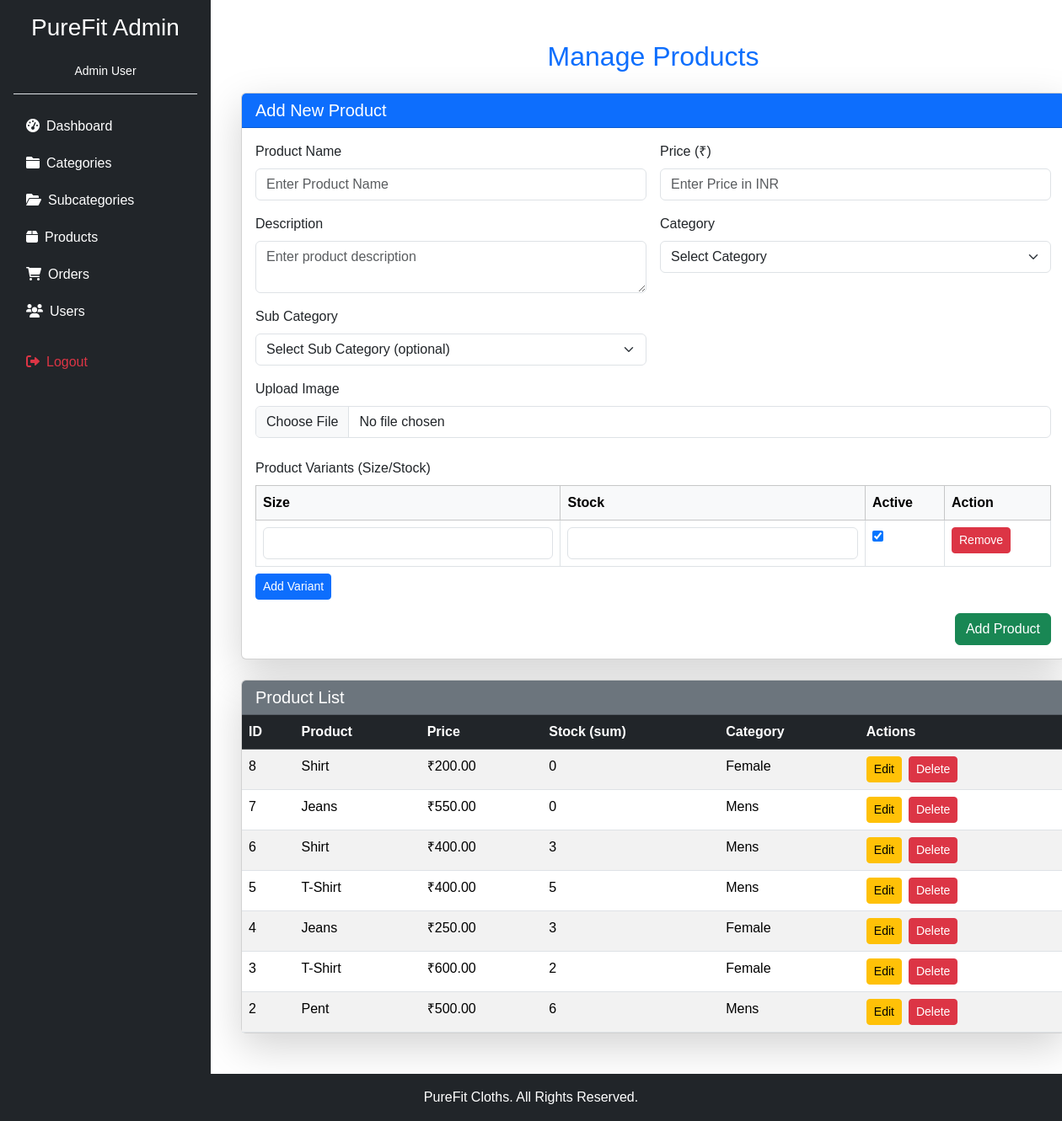
The page /admin/manage_products.php (signed in) on the database its author committed.
### tables this page shows
CREATE TABLE `products` (
  `product_id` int(11) NOT NULL,
  `category_id` int(11) NOT NULL,
  `name` varchar(150) NOT NULL,
  `description` mediumtext DEFAULT NULL,
  `price` decimal(10,2) NOT NULL DEFAULT 0.00,
  `stock_quantity` int(11) NOT NULL DEFAULT 0,
  `image_path` varchar(255) DEFAULT NULL,
  `is_active` tinyint(1) NOT NULL DEFAULT 1,
  `created_at` timestamp NOT NULL DEFAULT current_timestamp(),
  `updated_at` timestamp NOT NULL DEFAULT current_timestamp() ON UPDATE current_timestamp(),
  `subcategory_id` int(11) DEFAULT NULL
);

CREATE TABLE `categories` (
  `category_id` int(11) NOT NULL,
  `subcategory _id` int(11) DEFAULT NULL,
  `name` varchar(100) NOT NULL,
  `description` text DEFAULT NULL,
  `is_active` tinyint(1) NOT NULL DEFAULT 1,
  `created_at` timestamp NOT NULL DEFAULT current_timestamp(),
  `updated_at` timestamp NOT NULL DEFAULT current_timestamp() ON UPDATE current_timestamp()
);

### admin/manage_products.php (the view, shortened to what this page needs)
<?php
include 'layout.php';
?>
<div class="container-fluid py-4">
    <h2 class="mb-4 text-center text-primary">Manage Products</h2>
    <div class="card shadow-lg mb-4">
        <div class="card-header bg-primary text-white">
            <h5 class="mb-0">Add New Product</h5>
        </div>
        <div class="card-body">
            <form id="productForm" method="POST" action="" onsubmit="return validateProduct()" enctype="multipart/form-data" class="row g-3" novalidate>
                <div class="col-md-6">
                    <label class="form-label">Product Name</label>
                    <input type="text" class="form-control" id="productName" name="productName" placeholder="Enter Product Name" required>
                </div>
                <div class="col-md-6">
                    <label class="form-label">Price (₹)</label>
                    <input type="number" step="0.01" class="form-control" id="productPrice" name="productPrice" placeholder="Enter Price in INR" required>
                </div>
                <div class="col-md-6">
                    <label class="form-label">Description</label>
                    <textarea class="form-control" id="productDescription" name="productDescription" placeholder="Enter product description"></textarea>
                </div>
                <div class="col-md-6">
                    <label class="form-label">Category</label>
                    <select class="form-select" id="productCategory" name="productCategory" required>
                        <option value="">Select Category</option>
                    </select>
                </div>
                <div class="col-md-6">
                    <label class="form-label">Sub Category</label>
                    <select class="form-select" id="productSubCategory" name="productSubCategory">
                        <option value="">Select Sub Category (optional)</option>
                    </select>
                </div>
                <div class="col-12">
                    <label class="form-label">Upload Image</label>
                    <input type="file" class="form-control" id="productImage" name="productImage">
                </div>
                <div class="col-12">
                    <label class="form-label">Product Variants (Size/Stock)</label>
                    <table class="table table-bordered mb-2" id="variantsTable">
                        <thead class="table-light">
                            <tr>
                                <th>Size</th>
                                <th>Stock</th>
                                <th>Active</th>
                                <th>Action</th>
                            </tr>
                        </thead>
                        <tbody>
                        </tbody>
                    </table>
                    <button type="button" class="btn btn-sm btn-primary" onclick="addVariantRow()">Add Variant</button>
                </div>
                <div class="col-12 text-end">
                    <button type="submit" id="productSubmitBtn" class="btn btn-success">
                        <i class="bi bi-plus-circle"></i> <span id="productSubmitText">Add Product</span>
                    </button>
                </div>
            </form>
        </div>
    </div>
    <div class="card shadow-lg">
        <div class="card-header bg-secondary text-white">
            <h5 class="mb-0">Product List</h5>
        </div>
        <div class="card-body p-0">
            <div class="table-responsive">
                <table class="table table-striped table-hover mb-0">
                    <thead class="table-dark">
                        <tr>
                            <th>ID</th>
                            <th>Product</th>
                            <th>Price</th>
                            <th>Stock (sum)</th>
                            <th>Category</th>
                            <th>Actions</th>
                        </tr>
                    </thead>
                    <tbody>
                        <?php
                        $pquery = "SELECT p.*, c.name as category_name FROM products p LEFT JOIN categories c ON p.category_id = c.category_id ORDER BY p.created_at DESC";
                        $pres = mysqli_query($conn, $pquery);
                        while ($p = mysqli_fetch_assoc($pres)) {
                            $vid = (int)$p['product_id'];
                            $vstock = 0;
                            $vres = mysqli_query($conn, "SELECT SUM(stock_quantity) as total_stock FROM product_variants WHERE product_id = $vid AND is_active = 1");
                            if ($vres) {
                                $vrow = mysqli_fetch_assoc($vres);
                                $vstock = (int)($vrow['total_stock'] ?? 0);
                            }
                            echo '<tr>';
                            echo '<td>' . htmlspecialchars($p['product_id']) . '</td>';
                            echo '<td>' . htmlspecialchars($p['name']) . '</td>';
                            echo '<td>₹' . number_format($p['price'], 2) . '</td>';
                            echo '<td>' . htmlspecialchars($vstock) . '</td>';
                            echo '<td>' . htmlspecialchars($p['category_name'] ?? '—') . '</td>';
                            echo '<td>';
                            echo '<button onclick="editProduct(' . $p['product_id'] . ')" class="btn btn-warning btn-sm me-2"><i class="bi bi-pencil"></i> Edit</button>';
                            echo '<button onclick="deleteProduct(' . $p['product_id'] . ')" class="btn btn-danger btn-sm"><i class="bi bi-trash"></i> Delete</button>';
                            echo '</td>';
                            echo '</tr>';
                        }
                        ?>
                    </tbody>
                </table>
            </div>
        </div>
    </div>
</div>
<?php include 'footer.php'; ?>

### admin/layout.php (style rules this page uses)
body { font-family: Arial, sans-serif; }

### rows shown on the page
products: product_id "8", name "Shirt", price "200.00", vstock "0", category.name "Female"
products: product_id "7", name "Jeans", price "550.00", vstock "0", category.name "Mens"
products: product_id "6", name "Shirt", price "400.00", vstock "3", category.name "Mens"
products: product_id "5", name "T-Shirt", price "400.00", vstock "5", category.name "Mens"
products: product_id "4", name "Jeans", price "250.00", vstock "3", category.name "Female"
products: product_id "3", name "T-Shirt", price "600.00", vstock "2", category.name "Female"
products: product_id "2", name "Pent", price "500.00", vstock "6", category.name "Mens"

### other values the page prints
$_SESSION['admin_name'] "Admin User"
